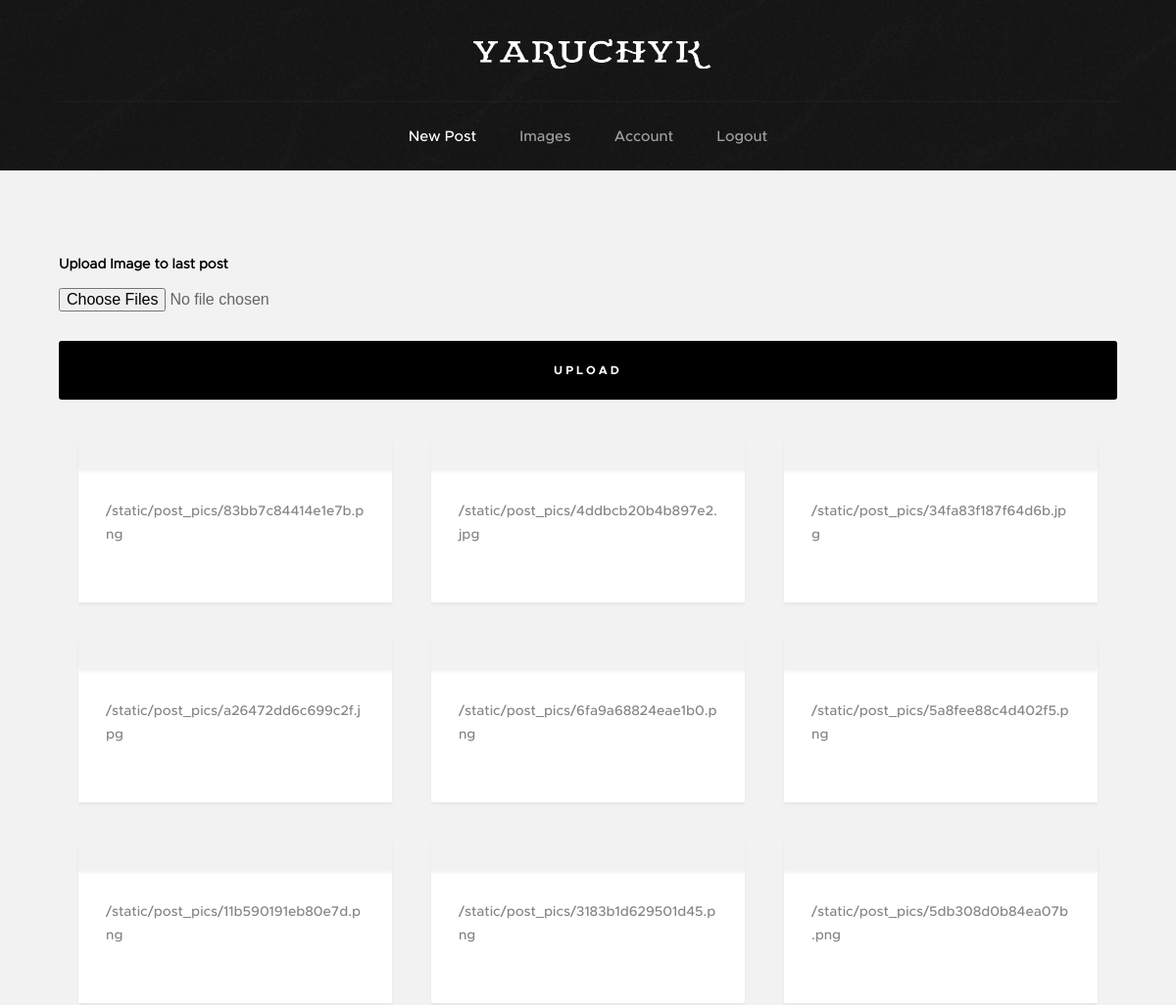
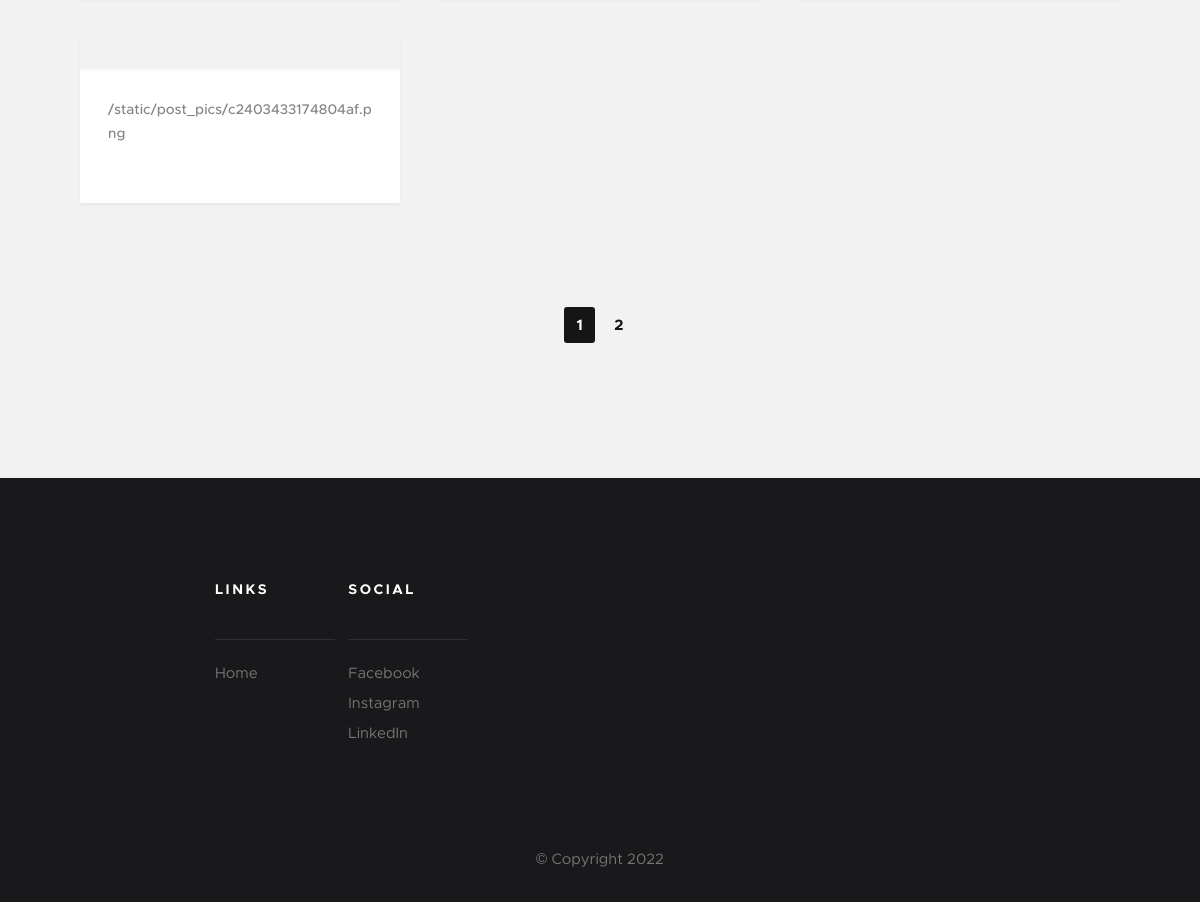
Before: /upload_images (signed in) with the older database file (2 pictures, top to bottom).
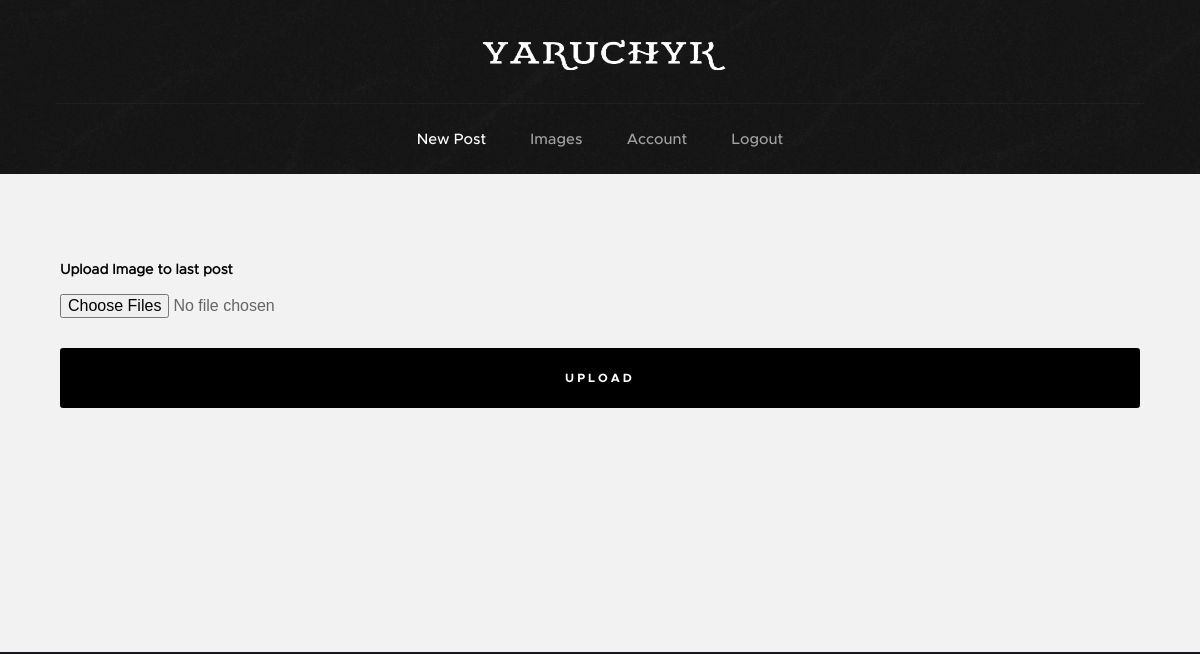
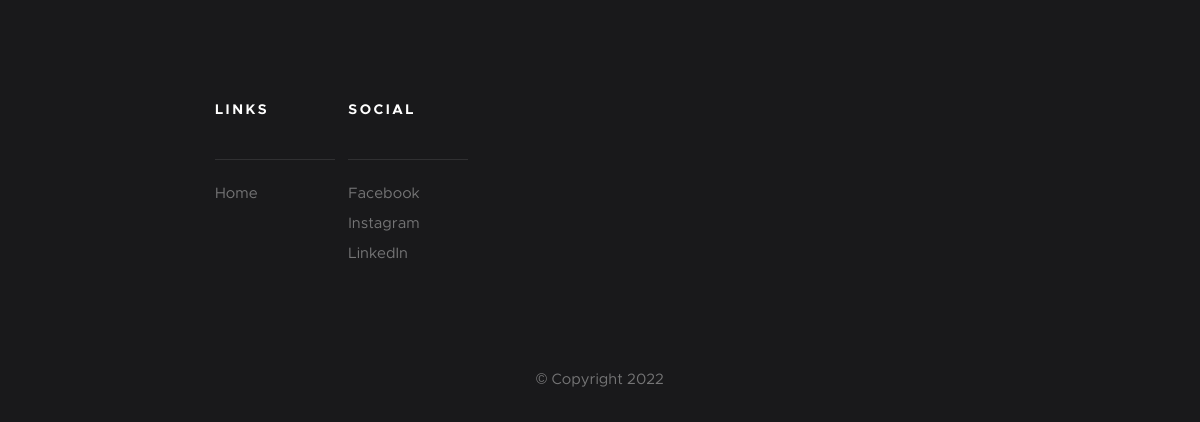
After: the same page with the newer database file (2 pictures, top to bottom).
### flaskblog/models.py (models this page shows, shortened)
class Images(db.Model):
    date_posted = db.Column(db.DateTime, nullable=False, default=datetime.utcnow)
    image_file = db.Column(db.String(20), nullable=False, default='default.jpg')
    id = db.Column(db.Integer, primary_key=True, autoincrement=True)

### flaskblog/posts/routes.py (the view, shortened to what this page needs)
@posts.route("/upload_images", methods=['GET', 'POST'])
@login_required
def upload_images():
    page = request.args.get('page', 1, type=int)
    images = Images.query.order_by(Images.date_posted.desc()).paginate(page=page, per_page=10)
    form = UploadPostImagesForm()
    return render_template('upload_images.html', form=form, images=images)

### flaskblog/posts/forms.py
class UploadPostImagesForm(FlaskForm):
    picture = MultipleFileField('Upload Image to last post', validators=[FileAllowed(['jpg', 'png'])])
    submit = SubmitField('Upload')

### flaskblog/models.py (called while the page is built)
@login_manager.user_loader
def load_user(user_id):
    return User.query.get(int(user_id))

### flaskblog/templates/upload_images.html (shortened to what this page needs)
{% extends "layout.html" %}
{% block content %}
<section class="s-content">
    <div class="row masonry-wrap">
        <form method="POST" action="" enctype="multipart/form-data">
                <div class="form-group">
                    {{ form.picture.label() }}
                    {{ form.picture }}
                </div>
            <div class="form-group">
                {{ form.submit(class="submit btn--primary btn--large full-width") }}
            </div>
        </form>
        <div class="masonry">
            {% for image in images.items %}
                <article class="masonry__brick entry format-standard" data-aos="fade-up">
                <div class="entry__thumb">
                </div>
                <div class="entry__text">
                    <div class="entry__header">
                        <div class="entry__date">
                            <a class="post-subtitle"> {{ url_for('static', filename='post_pics/' + image.image_file) }}</a>
                        </div>
                    </div>
                </div>
            </article>
            {% endfor %}
        </div>
    </div>
    <div class="row">
        <div class="col-full">
            <nav class="pgn">
                <ul>
                    {% for page_num in images.iter_pages() %}
                    {% if page_num %}
                    {% if images.page == page_num %}
                    <li><span class="pgn__num current">{{ page_num }}</span></li>
                    {% else %}
                    <li><a class="pgn__num" href="{{ url_for('posts.upload_images', page=page_num) }}">{{ page_num }}</a></li>
                    {% endif %}
                    {% else %}
                    ...
                    {% endif %}
                    {% endfor %}
                </ul>
            </nav>
        </div>
    </div>
</section>
{% endblock content %}

### flaskblog/templates/layout.html (shortened to what this page needs)
<!DOCTYPE html>
<html>
    <head>
        <link rel="stylesheet" type="text/css" href="{{ url_for('static', filename='css/base.css') }}">
        <link rel="stylesheet" type="text/css" href="{{ url_for('static', filename='css/vendor.css') }}">
        <link rel="stylesheet" type="text/css" href="{{ url_for('static', filename='css/main.css') }}">
    </head>
    <body id="top">
        {% if home_page and posts.page==1 %}
            <section class="s-pageheader s-pageheader--home">
        {%else%}
            <section class="s-pageheader s-pageheader">
        {%endif%}
            <header class="header">
            <div class="header__content row">
                <div class="header__logo">
                    <a class="logo" href="{{url_for('main.home')}}">
                        <img src="{{ url_for('static', filename='images/logo.png') }}" alt="Homepage">
                    </a>
                </div>
                <ul class="header__social">
                    <li>
                        <a href="#0"><i class="fa fa-facebook" aria-hidden="true"></i></a>
                    </li>
                    <li>
                        <a href="#0"><i class="fa fa-twitter" aria-hidden="true"></i></a>
                    </li>
                    <li>
                        <a href="#0"><i class="fa fa-instagram" aria-hidden="true"></i></a>
                    </li>
                </ul>
                <nav class="header__nav-wrap">
                    <ul class="header__nav">
                        {% if current_user.is_authenticated %}
                            <li class="current"><a href="{{ url_for('posts.new_post')}}" title="">New Post</a></li>
                            <li><a href="{{ url_for('posts.upload_images')}}">Images</a></li>
                            <li><a href="{{ url_for('users.account')}}">Account</a></li>
                            <li><a href="{{ url_for('users.logout')}}">Logout</a></li>
                        {% else %}
                            <li class="current"><a href="{{ url_for('main.home')}}" >Home</a></li>
                        {% endif %}
                    </ul>
                </nav>
            </div>
            </header>
        </section>
        {% block content %}
        {% endblock %}
    <footer class="s-footer">
        <div class="s-footer__main">
            <div class="row">
                <div class="col-two md-two mob-full s-footer__sitelinks">
                    <h4>Links</h4>
                    <ul class="s-footer__linklist">
                        <li><a href="{{ url_for('main.home')}}">Home</a></li>
                    </ul>
                </div>
                <div class="col-two md-four mob-full s-footer__social">
                    <h4>Social</h4>
                    <ul class="s-footer__linklist">
                        <li><a href="#0">Facebook</a></li>
                        <li><a href="#0">Instagram</a></li>
                        <li><a href="#0">LinkedIn</a></li>
                    </ul>
                </div>
            </div>
        </div>
            <div class="s-footer__bottom">
                <div class="row">
                    <div class="col-full">
                        <div class="s-footer__copyright">
                            <span>© Copyright 2022</span>
                        </div>
                    </div>
                </div>
            </div>
        </footer>
    </body>
</html>

### flaskblog/static/css/base.css (style rules this page uses)
html { font-family: sans-serif; line-height: 1.15; -ms-text-size-adjust: 100%; -webkit-text-size-adjust: 100%; }
body { margin: 0; }
article, aside, footer, header, nav, section { display: block; }
a { background-color: transparent; -webkit-text-decoration-skip: objects; }
img { border-style: none; }
button, input, optgroup, select, textarea { font-family: sans-serif; font-size: 100%; line-height: 1.15; margin: 0; }
button, input { overflow: visible; }
button, html [type="button"], [type="reset"], [type="submit"] { -webkit-appearance: button; }
html { font-size: 62.5%; box-sizing: border-box; }
*, *::before, *::after { box-sizing: inherit; }
body { font-weight: normal; line-height: 1; word-wrap: break-word; text-rendering: optimizeLegibility; -webkit-overflow-scrolling: touch; -webkit-text-size-adjust: none; }
body, input, button { -moz-osx-font-smoothing: grayscale; -webkit-font-smoothing: antialiased; }
img, video { max-width: 100%; height: auto; }
div, dl, dt, dd, ul, ol, li, h1, h2, h3, h4, h5, h6, pre, form, p, blockquote, th, td { margin: 0; padding: 0; }
h1, h2, h3, h4, h5, h6 { -webkit-font-smoothing: auto; -webkit-font-smoothing: antialiased; -webkit-font-variant-ligatures: common-ligatures; -moz-font-variant-ligatures: common-ligatures; font-variant-ligatures: common-ligatures; text-rendering: optimizeLegibility; }
em, i { font-style: italic; line-height: inherit; }
ol, ul { list-style: none; }
li { display: block; }
a { text-decoration: none; line-height: inherit; }
a img { border: none; }
.row { width: 94%; max-width: 1200px; margin: 0 auto; }
.row:after { content: ""; display: table; clear: both; }
[class*="col-"] { float: left; padding: 0 20px; }
.col-two, .col-1-6 { width: 16.66667%; }
.col-twelve, .col-full { width: 100%; }
@media only screen and (max-width: 1200px) { [class*="col-"] { padding: 0 15px; } }
@media only screen and (max-width: 1200px) { .md-two, .md-1-6 { width: 16.66667%; } }
@media only screen and (max-width: 1200px) { .md-four, .md-1-3 { width: 33.33333%; } }
.full-width { width: 100%; }

Changed rows visible on the page:
removed Images: image_file "/static/post_pics/83bb7c84414e1e7b.png"
removed Images: image_file "/static/post_pics/4ddbcb20b4b897e2.jpg"
removed Images: image_file "/static/post_pics/34fa83f187f64d6b.jpg"
removed Images: image_file "/static/post_pics/a26472dd6c699c2f.jpg"
removed Images: image_file "/static/post_pics/6fa9a68824eae1b0.png"
removed Images: image_file "/static/post_pics/5a8fee88c4d402f5.png"
removed Images: image_file "/static/post_pics/11b590191eb80e7d.png"
removed Images: image_file "/static/post_pics/3183b1d629501d45.png"
removed Images: image_file "/static/post_pics/5db308d0b84ea07b.png"
removed Images: image_file "/static/post_pics/c2403433174804af.png"
Other visible differences:
list line gone: "1"
list line gone: "2"
